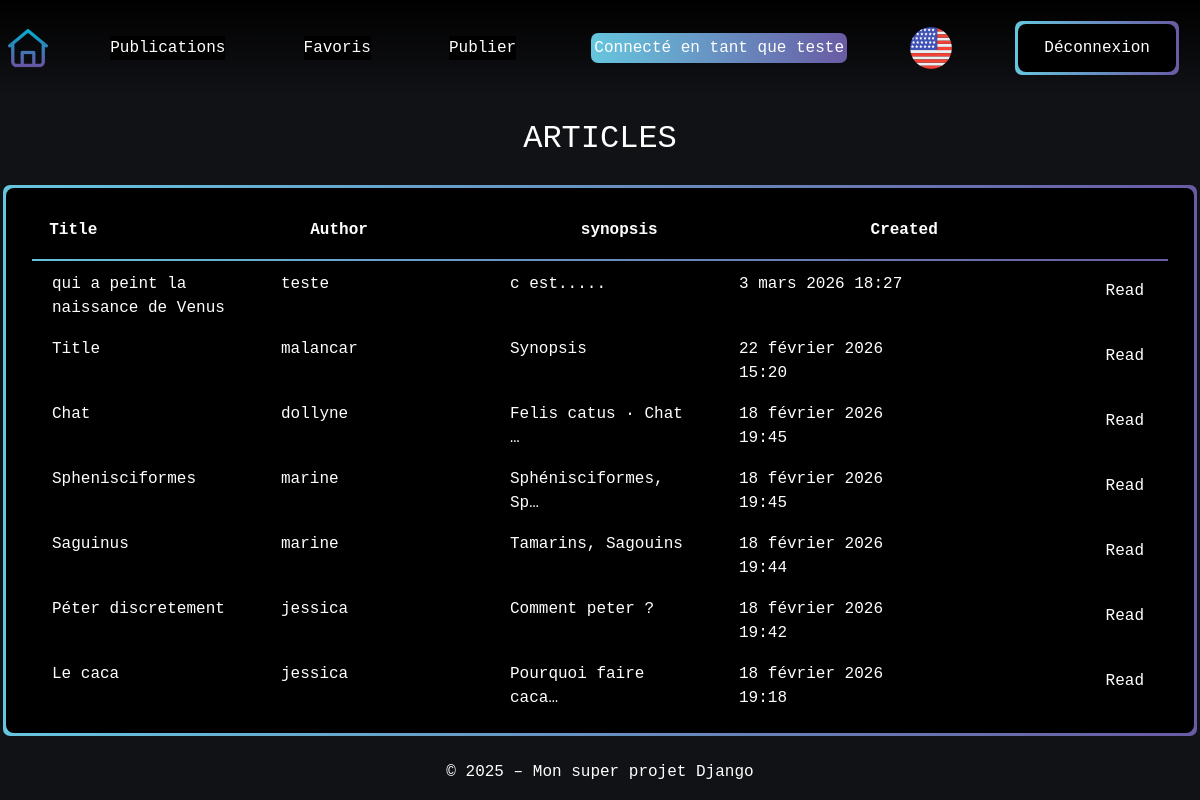
The page /fr/articles/ (signed in) on the database its author committed.
### articles/models.py (models this page shows, shortened)
class Article(models.Model):
    title = models.CharField(max_length=64, null=False)
    author = models.ForeignKey(
        settings.AUTH_USER_MODEL,
        on_delete=models.CASCADE,
        related_name="article",
        null=False
    )
    created = models.DateTimeField(auto_now_add=True, null=False)
    synopsis = models.CharField(max_length=312, null=False)
    content = models.TextField(null=False)

### articles/views.py (the view)
# urls.py: path('', ArticleListView.as_view(), name='articles-list'),
class ArticleListView(ListView):
    model = Article
    template_name = "articles/list.html"
    context_object_name = "articles"
    ordering = ['-created']

### articles/templates/articles/list.html
{% extends "base.html" %}
{% load i18n %}
{% load static %}
{% block extra_css %}
 <link rel="stylesheet" href="{% static 'articles/css/articles.css' %}">
{% endblock %}
{% block content %}
<div class="page-content">
    <h2 class="text-center m-4">ARTICLES</h2>
    <div class="tables div-wrapper">
        <table class="div-overlay ">
            <thead>
                <tr class="d-flex justify-content-between">
                    <th>Title</th>
                    <th>Author</th>
                    <th class="">synopsis</th>
                    <th>Created</th>
                    <th></th>
                </tr>
            </thead>
            <tbody>
                {% for article in articles %}
                    <tr>
                        <td>{{ article.title }}</td>
                        <td> {{ article.author }} </td>
                        <td> {{ article.synopsis|truncatechars:20 }} </td>
                        <td> {{ article.created }} </td>
                        <td class="text-end">
                            <a asChild href="{% url 'articles:article-detail' article.id %}" class="btn">{% trans "Read" %}</a>
                        </td>
                    </tr>
                {% endfor %}
            </tbody>
        </table>
    </div>
</div>
{% endblock %}

### templates/base.html (shortened to what this page needs)
{% load static %}
{% load django_browser_reload %}
{% load django_bootstrap5 %}
{% load i18n %}
<!DOCTYPE html>
<html lang="{{ LANGUAGE_CODE }}">
    <head>
        {% bootstrap_css %}
        {% block style %}<link rel="stylesheet" href="{% static 'css/style.css' %}">{% endblock %}
        {% block extra_css %}{% endblock %}
        <link rel="stylesheet" href="https://cdn.jsdelivr.net/npm/bootstrap-icons@1.11.1/font/bootstrap-icons.css">
    </head>
    <body class="">
        <div class="text-white page-container w-auto d-flex flex-column">
            <header class="w-100 d-flex">
                <nav class="w-100 h-auto p-2 d-flex flex-row justify-content-between align-items-center">
                    <div class="fw-bold">
                        <a asChild href="{% url 'home' %}" >
                            <img src={% static 'images/home.png' %} alt="home-icon" style="width: 40px;" class="">
                        </a>
                    </div>
                    {% if user.is_authenticated or user.is_staff %}
                     <div class="btn-nav-wrapper">
                        <a asChild href="{% url 'articles:user-publications' %}" class="btn-nav-overlay">{% trans "Publications" %}</a>
                    </div>
                    <div class="btn-nav-wrapper">
                        <a asChild href="{% url 'articles:favourites-list' %}" class="btn-nav-overlay">{% trans "Favourites" %}</a>
                    </div>
                     <div class="btn-nav-wrapper">
                        <a asChild href="{% url 'articles:publish-articles' %}" class="btn-nav-overlay">{% trans "Publish" %}</a>
                    </div>
                    <div class="div-wrapper">
                        <span>{% trans "Logged as" %} {{ request.user.username}}</span>
                    </div>
                    <form action="{% url 'set_language' %}" method="post" class="language">
                        {% get_current_language as CURRENT_LANGUAGE %}
                        {% if CURRENT_LANGUAGE == "en" %}
                            {% comment %} mettre un drapeau de la langue {% endcomment %}
                            <button asChild class ="icons" type="submit" name="language" value="fr">
                                <img src={% static '/images/french.png' %} alt="French-icon">
                            </button>
                        {% else %}
                            <button asChild class="icons" type="submit" name="language" value="en">
                                <img src={% static 'images/english.png' %} alt="English-icon">
                            </button>
                        {% endif %}
                    </form>
                    <div class="btn-wrapper">
                        <form method="post" action="{% url 'logout' %}">
                            <button
                                type="submit"
                                onclick="return confirm('Do you want to logout ?');"
                                class="btn btn-overlay">
                                {% trans "LOGOUT" %}
                            </button>
                        </form>
                    </div>
                    {% endif %}
                </nav>
            </header>
            <main class="d-flex flex-fill justify-content-center ">
                <div class="toast-container position-fixed bottom-0 end-0 p-3">
                </div>
                {% block content %}{% endblock %}
            </main>
            <footer class="text-center">
                <p>© 2025 – {% trans "My awesome Django project" %}</p>
            </footer>
        </div>
    </body>
</html>

### static/css/style.css (style rules this page uses)
:root { --blue: #66C6DE; --purple: #695BA4; }
html, body { background-color: #111216; width: 100%; height: 100%; font-family: 'Courier New', Courier, monospace; ; }
.page-container { width: 100%; height: 100%; display: flex; flex-direction: column; align-items: center; }
header { background-color: black; background-image: linear-gradient(to bottom, #000000, #111216); }
.icons { background-color: transparent; border: 0; padding: 0; }
.btn-wrapper, .div-wrapper { position: relative; display: flex; align-items: center; margin: 10px; padding: 3px; background-clip: padding-box, border-box; border:3px solid transparent; font-size: 16px; color: white; background-color: transparent; border-radius: 10px; border: 3px solid transparent; background-image: linear-gradient(90deg, var(--blue), var(--purple)); }
.btn-overlay, .div-overlay { display: flex; justify-content: center; justify-items: center; width: 100%; position: relative; padding: 12px 26px; font-size: 16px; color: white; background-color: black; border: none; border-radius: 8px; transition: background-color 0.3s ease, transform 0.2s ease; outline: none; box-shadow: none; }
.btn { transition: all 0.2s ease-in-out; cursor: pointer; color: white; }
.btn-nav-wrapper { position: relative; display: flex; align-items: center; margin: 10px; padding: 3px; background-clip: padding-box, border-box; border:3px solid transparent; font-size: 16px; color: white; background-color: transparent; border-radius: 10px; border: 3px solid transparent; }
.btn-nav-overlay { background-color: black; }
a { text-decoration: none; color: inherit; }

### articles/static/articles/css/articles.css (style rules this page uses)
.tables { display: flex; justify-content: center; align-items: center; }
table { width: 100%; display: flex; flex-direction: column; }
@media (min-width: 1200px) { .tables { width: 1200px; } }
thead { border-bottom: 2px solid; border-image: linear-gradient(135deg, var(--blue), var(--purple)) 1; }
th { margin: 1%; display: flex; justify-content: space-between; }
tr { display: flex; justify-content: space-between; margin: 5px; text-align: start; }
td { width: 200px; text-align: start; margin: 5px; padding-left: 10px; }
.language { text-align: end; border-radius: 90%; }

### rows shown on the page
Article: title "qui a peint la naissance de Venus", author "teste", synopsis "c est.....", created "3 mars 2026 18:27"
Article: title "Title", author "malancar", synopsis "Synopsis", created "22 février 2026 15:20"
Article: title "Chat", author "dollyne", synopsis "Felis catus · Chat …", created "18 février 2026 19:45"
Article: title "Sphenisciformes", author "marine", synopsis "Sphénisciformes, Sp…", created "18 février 2026 19:45"
Article: title "Saguinus", author "marine", synopsis "Tamarins, Sagouins", created "18 février 2026 19:44"
Article: title "Péter discretement", author "jessica", synopsis "Comment peter ?", created "18 février 2026 19:42"
Article: title "Le caca", author "jessica", synopsis "Pourquoi faire caca…", created "18 février 2026 19:18"

### other values the page prints
{{ request.user.username }} "teste"
